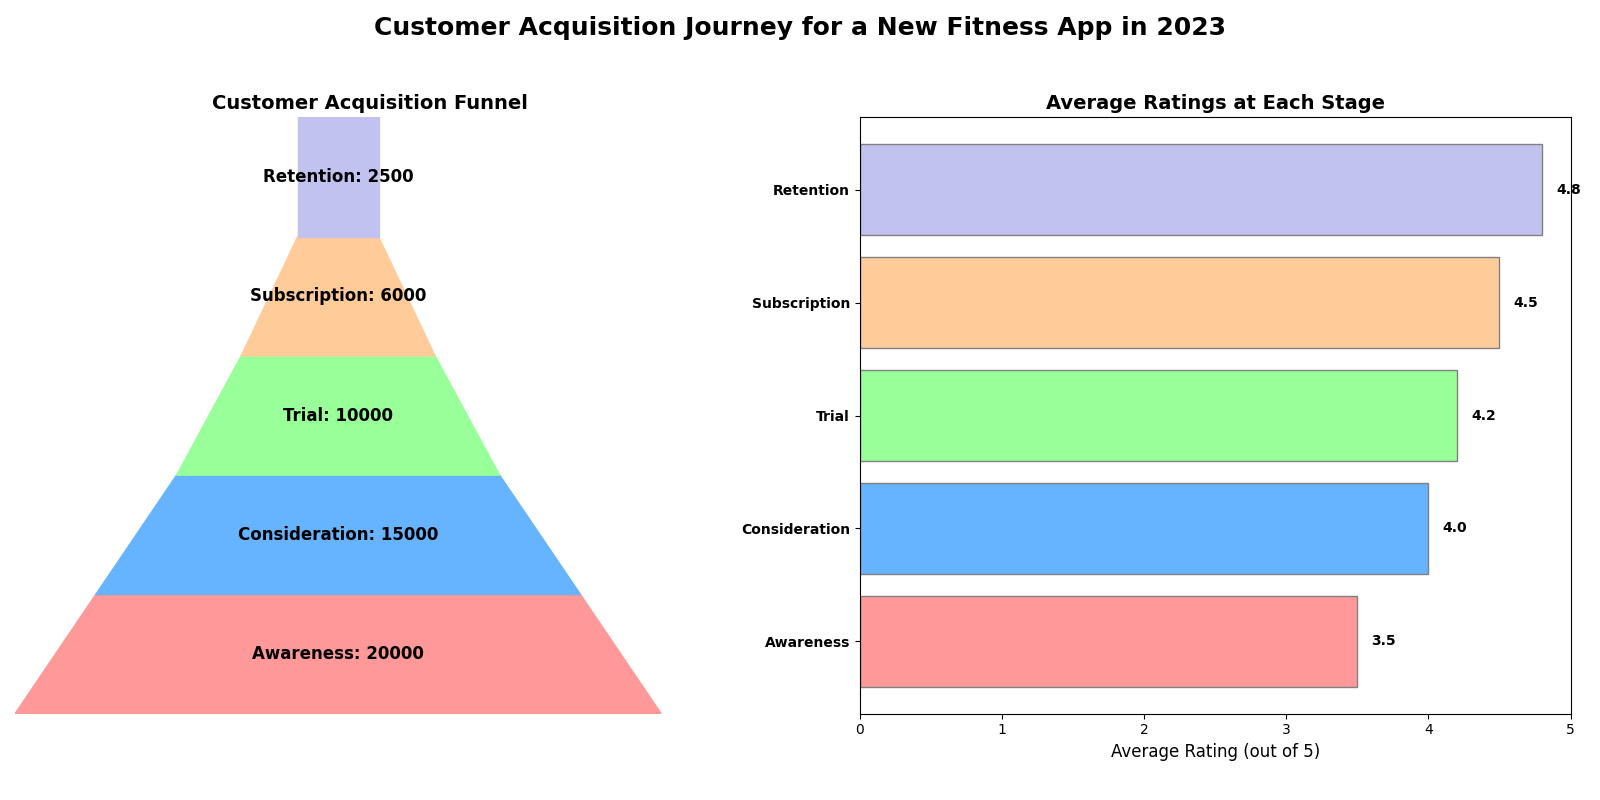

Write the Python code that produced this figure.
import matplotlib.pyplot as plt
import matplotlib.patches as patches
import numpy as np

# Title: Customer Acquisition Journey for a New Fitness App in 2023

# Backstory:
# A new fitness app launched in early 2023, aiming to go through several stages
# of customer acquisition: Awareness, Consideration, Trial, Subscription, and Retention.
# This chart visualizes the funnel showing the number of users at each stage and
# the average rating given by the users in each stage.

# Funnel stages and user data
stages = ["Awareness", "Consideration", "Trial", "Subscription", "Retention"]
user_counts = [20000, 15000, 10000, 6000, 2500]
average_ratings = [3.5, 4.0, 4.2, 4.5, 4.8]

# Colors for the stages
colors = ['#ff9999', '#66b3ff', '#99ff99', '#ffcc99', '#c2c2f0']

# Create the figure and subplots
fig, (ax1, ax2) = plt.subplots(1, 2, figsize=(16, 8))
fig.suptitle('Customer Acquisition Journey for a New Fitness App in 2023', fontsize=18, fontweight='bold')
plt.subplots_adjust(wspace=0.4)

# Funnel Plot
ax1.set_xlim(0, max(user_counts) + 2000)
ax1.set_ylim(0, len(stages))
for i in range(len(stages) - 1):
    left = (max(user_counts) - user_counts[i]) / 2
    width_top = user_counts[i]
    width_bottom = user_counts[i + 1]
    trapezoid = patches.Polygon(
        [
            (left, i),
            (left + width_top, i),
            (left + (width_top + width_bottom) / 2, i + 1),
            (left + (width_top - width_bottom) / 2, i + 1)
        ],
        closed=True, color=colors[i], edgecolor='grey'
    )
    ax1.add_patch(trapezoid)
left = (max(user_counts) - user_counts[-1]) / 2
rectangle = patches.Rectangle(
    (left, len(stages) - 1), user_counts[-1], 1, color=colors[-1], edgecolor='grey'
)
ax1.add_patch(rectangle)
for i, (stage, count) in enumerate(zip(stages, user_counts)):
    ax1.text(max(user_counts) / 2, i + 0.5, f'{stage}: {count}', va='center', ha='center',
             color='black', fontsize=12, fontweight='bold')
ax1.set_xticks([])
ax1.set_yticks([])
ax1.set_title('Customer Acquisition Funnel', fontsize=14, fontweight='bold')
for spine in ax1.spines.values():
    spine.set_visible(False)

# Bar Chart for Average Ratings
ax2.barh(stages, average_ratings, color=colors, edgecolor='grey')
ax2.set_xlim(0, 5)
ax2.set_xlabel('Average Rating (out of 5)', fontsize=12)
ax2.set_yticks(range(len(stages)))
ax2.set_yticklabels(stages, fontsize=10, fontweight='bold')
ax2.set_title('Average Ratings at Each Stage', fontsize=14, fontweight='bold')
for i, v in enumerate(average_ratings):
    ax2.text(v + 0.1, i, f"{v:.1f}", va='center', fontsize=10, fontweight='bold')

plt.tight_layout(rect=[0, 0.03, 1, 0.95])
plt.show()
